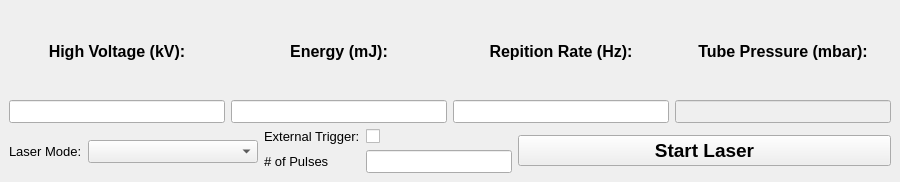
<?xml version="1.0" encoding="UTF-8"?>
<ui version="4.0">
 <class>DockWidget</class>
 <widget class="QDockWidget" name="DockWidget">
  <property name="geometry">
   <rect>
    <x>0</x>
    <y>0</y>
    <width>900</width>
    <height>182</height>
   </rect>
  </property>
  <property name="sizePolicy">
   <sizepolicy hsizetype="Preferred" vsizetype="Minimum">
    <horstretch>0</horstretch>
    <verstretch>0</verstretch>
   </sizepolicy>
  </property>
  <property name="minimumSize">
   <size>
    <width>638</width>
    <height>182</height>
   </size>
  </property>
  <property name="font">
   <font>
    <pointsize>10</pointsize>
   </font>
  </property>
  <property name="allowedAreas">
   <set>Qt::BottomDockWidgetArea|Qt::TopDockWidgetArea</set>
  </property>
  <property name="windowTitle">
   <string>Laser Control</string>
  </property>
  <widget class="QWidget" name="dockWidgetContents">
   <property name="sizePolicy">
    <sizepolicy hsizetype="Preferred" vsizetype="Minimum">
     <horstretch>0</horstretch>
     <verstretch>0</verstretch>
    </sizepolicy>
   </property>
   <layout class="QVBoxLayout" name="verticalLayout_4">
    <item>
     <layout class="QHBoxLayout" name="horizontalLayout" stretch="0,0,0,0">
      <item>
       <layout class="QVBoxLayout" name="verticalLayout_2">
        <item>
         <widget class="QLabel" name="lbl_voltage">
          <property name="font">
           <font>
            <pointsize>12</pointsize>
            <weight>75</weight>
            <bold>true</bold>
           </font>
          </property>
          <property name="text">
           <string>High Voltage (kV):</string>
          </property>
          <property name="alignment">
           <set>Qt::AlignCenter</set>
          </property>
         </widget>
        </item>
        <item>
         <widget class="QLineEdit" name="line_voltage"/>
        </item>
       </layout>
      </item>
      <item>
       <layout class="QVBoxLayout" name="verticalLayout_5">
        <item>
         <widget class="QLabel" name="lbl_energy">
          <property name="font">
           <font>
            <pointsize>12</pointsize>
            <weight>75</weight>
            <bold>true</bold>
           </font>
          </property>
          <property name="text">
           <string>Energy (mJ):</string>
          </property>
          <property name="alignment">
           <set>Qt::AlignCenter</set>
          </property>
         </widget>
        </item>
        <item>
         <widget class="QLineEdit" name="line_energy"/>
        </item>
       </layout>
      </item>
      <item>
       <layout class="QVBoxLayout" name="verticalLayout_6">
        <item>
         <widget class="QLabel" name="lbl_reprate">
          <property name="font">
           <font>
            <pointsize>12</pointsize>
            <weight>75</weight>
            <bold>true</bold>
           </font>
          </property>
          <property name="text">
           <string>Repition Rate (Hz):</string>
          </property>
          <property name="alignment">
           <set>Qt::AlignCenter</set>
          </property>
         </widget>
        </item>
        <item>
         <widget class="QLineEdit" name="line_reprate"/>
        </item>
       </layout>
      </item>
      <item>
       <layout class="QVBoxLayout" name="verticalLayout_7">
        <item>
         <widget class="QLabel" name="lbl_tube_press">
          <property name="font">
           <font>
            <pointsize>12</pointsize>
            <weight>75</weight>
            <bold>true</bold>
           </font>
          </property>
          <property name="text">
           <string>Tube Pressure (mbar):</string>
          </property>
          <property name="alignment">
           <set>Qt::AlignCenter</set>
          </property>
         </widget>
        </item>
        <item>
         <widget class="QLineEdit" name="line_tube_press">
          <property name="enabled">
           <bool>false</bool>
          </property>
         </widget>
        </item>
       </layout>
      </item>
     </layout>
    </item>
    <item>
     <layout class="QHBoxLayout" name="horizontalLayout_3" stretch="2,2,3">
      <item>
       <layout class="QFormLayout" name="formLayout_3">
        <property name="formAlignment">
         <set>Qt::AlignLeading|Qt::AlignLeft|Qt::AlignVCenter</set>
        </property>
        <item row="0" column="0">
         <widget class="QLabel" name="lbl_laser_mode">
          <property name="font">
           <font>
            <pointsize>10</pointsize>
           </font>
          </property>
          <property name="text">
           <string>Laser Mode:</string>
          </property>
         </widget>
        </item>
        <item row="0" column="1">
         <widget class="QComboBox" name="combo_laser_mode"/>
        </item>
       </layout>
      </item>
      <item>
       <layout class="QFormLayout" name="formLayout">
        <property name="formAlignment">
         <set>Qt::AlignCenter</set>
        </property>
        <item row="0" column="0">
         <widget class="QLabel" name="lbl_ext_trigger">
          <property name="font">
           <font>
            <pointsize>10</pointsize>
           </font>
          </property>
          <property name="frameShape">
           <enum>QFrame::NoFrame</enum>
          </property>
          <property name="text">
           <string>External Trigger:</string>
          </property>
         </widget>
        </item>
        <item row="0" column="1">
         <widget class="QCheckBox" name="check_ext_trigger">
          <property name="text">
           <string/>
          </property>
         </widget>
        </item>
        <item row="1" column="0">
         <widget class="QLabel" name="lbl_num_pulses">
          <property name="text">
           <string># of Pulses</string>
          </property>
         </widget>
        </item>
        <item row="1" column="1">
         <widget class="QLineEdit" name="line_num_pulses"/>
        </item>
       </layout>
      </item>
      <item>
       <widget class="QPushButton" name="btn_start_stop">
        <property name="sizePolicy">
         <sizepolicy hsizetype="Expanding" vsizetype="Maximum">
          <horstretch>0</horstretch>
          <verstretch>5</verstretch>
         </sizepolicy>
        </property>
        <property name="minimumSize">
         <size>
          <width>200</width>
          <height>0</height>
         </size>
        </property>
        <property name="baseSize">
         <size>
          <width>0</width>
          <height>0</height>
         </size>
        </property>
        <property name="font">
         <font>
          <pointsize>14</pointsize>
          <weight>75</weight>
          <bold>true</bold>
          <kerning>true</kerning>
         </font>
        </property>
        <property name="layoutDirection">
         <enum>Qt::LeftToRight</enum>
        </property>
        <property name="text">
         <string>Start Laser</string>
        </property>
        <property name="icon">
         <iconset>
          <normaloff>../img/laser_radiation.svg</normaloff>
          <normalon>../img/stop_laser_radiation.svg</normalon>../img/laser_radiation.svg</iconset>
        </property>
        <property name="iconSize">
         <size>
          <width>60</width>
          <height>60</height>
         </size>
        </property>
        <property name="checkable">
         <bool>true</bool>
        </property>
        <property name="checked">
         <bool>false</bool>
        </property>
       </widget>
      </item>
     </layout>
    </item>
   </layout>
  </widget>
 </widget>
 <resources/>
 <connections/>
</ui>
